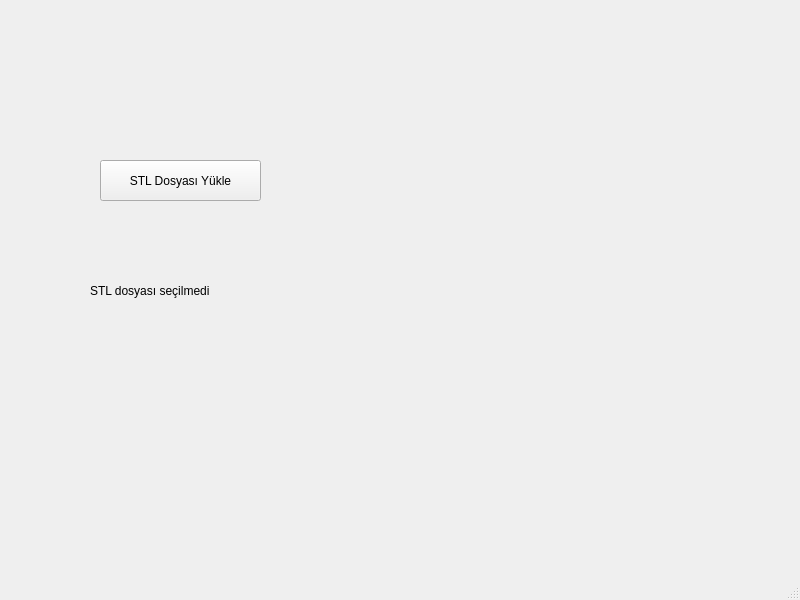
<?xml version="1.0" encoding="UTF-8"?>
<ui version="4.0">
 <class>MainWindow</class>
 <widget class="QMainWindow" name="MainWindow">
  <property name="geometry">
   <rect>
    <x>0</x>
    <y>0</y>
    <width>800</width>
    <height>600</height>
   </rect>
  </property>
  <property name="windowTitle">
   <string>MainWindow</string>
  </property>
  <widget class="QWidget" name="centralwidget">
   <widget class="QPushButton" name="pushButton">
    <property name="geometry">
     <rect>
      <x>100</x>
      <y>160</y>
      <width>161</width>
      <height>41</height>
     </rect>
    </property>
    <property name="text">
     <string>STL Dosyası Yükle</string>
    </property>
   </widget>
   <widget class="QLabel" name="infoLabel">
    <property name="geometry">
     <rect>
      <x>90</x>
      <y>210</y>
      <width>211</width>
      <height>161</height>
     </rect>
    </property>
    <property name="text">
     <string>STL dosyası seçilmedi</string>
    </property>
   </widget>
  </widget>
  <widget class="QMenuBar" name="menubar">
   <property name="geometry">
    <rect>
     <x>0</x>
     <y>0</y>
     <width>800</width>
     <height>26</height>
    </rect>
   </property>
  </widget>
  <widget class="QStatusBar" name="statusbar"/>
 </widget>
 <resources/>
 <connections/>
</ui>
